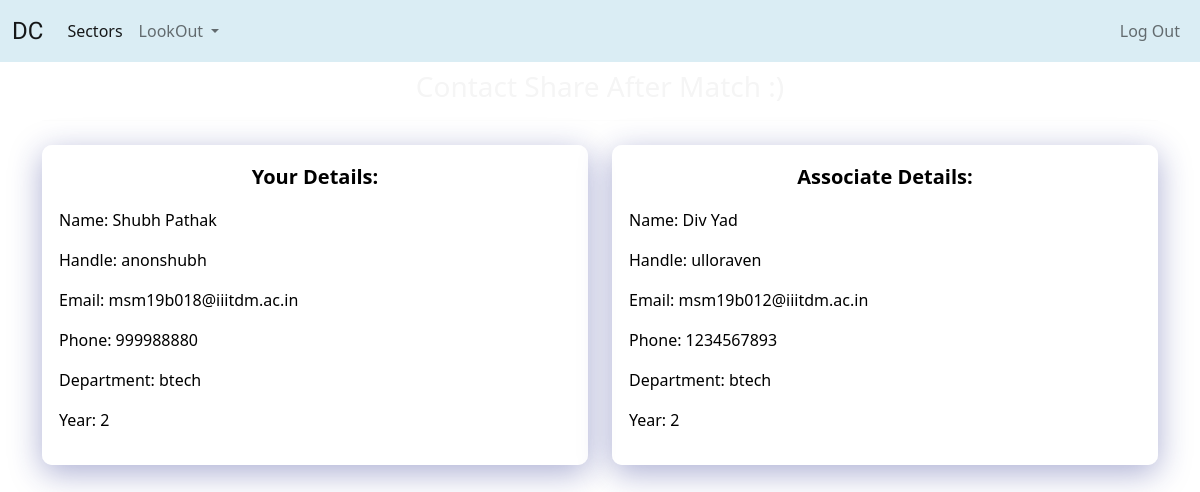
Page /view-contact-receiver/7/ulloraven/ (signed in) on the committed database.
### profiles/models.py (models this page shows, shortened)
class User(AbstractUser):
    pass

class UserInfo(models.Model):
    user = models.OneToOneField(User,on_delete=models.CASCADE,related_name='info')
    age = models.PositiveIntegerField()
    gender = models.CharField(max_length=10)
    phone = models.CharField(max_length=10,unique=True)
    department = models.CharField(max_length=56)
    year = models.IntegerField()
    created_at = models.DateTimeField(auto_now=True)
    modified_at = models.DateTimeField(auto_now_add=True)
    is_restricted = models.BooleanField(default=False)

### connect/views.py (the view)
# urls.py: path('view-contact-receiver/<int:id>/<str:username>/',views.view_contact_after_match_receiver,name='view-contact-receiver'),
@login_required
def view_contact_after_match_receiver(request,id,username):
    req_obj = get_object_or_404(Request,pk=id)
    user_obj = get_object_or_404(User,username=username)
    if req_obj.deleted:
        raise PermissionDenied()
    if (request.user.info.year != 1):
        if (req_obj.is_first_year_req):
            raise PermissionDenied()
    if (request.user.info.year == 1):
        if not (req_obj.is_first_year_req):
            raise PermissionDenied()
    if(req_obj.match_with_same_gender):
        if(request.user.info.gender != req_obj.requester.info.gender):
            raise PermissionDenied()
    final_req_obj,created1 = FinalMatchingRequest.objects.get_or_create(request=req_obj)
    final_req_users = final_req_obj.final_req_users.all()
    if not (user_obj in final_req_users):
        messages.error(request,"You have Not Matched!")
        raise PermissionDenied()
    context = {
        'requester':user_obj,
        'requesting':request.user
    }
    return render(request,'connect/contact-sharing.html',context=context)

### connect/templates/connect/contact-sharing.html
{% extends 'base.html' %}
{% block content %}
<h3 class="text-center mt-2">Contact Share After Match :)</h3>
<hr>
<div class="row">
    <div class="col-lg-6 col-sm-12 my-2">
        <div class="card glass-container">
            <div class="card-body">
             <p class="lead text-center fw-bolder card-blackcolor">Your Details:</p>
             <p class="card-blackcolor">Name: {{requesting.first_name}} {{requesting.last_name}}</p>
             <p class="card-blackcolor">Handle: {{requesting.username}}</p>
             <p class="card-blackcolor">Email: {{requesting.email}}</p>
             <p class="card-blackcolor">Phone: {{requesting.info.phone}}</p>
             <p class="card-blackcolor">Department: {{requesting.info.department}}</p>
             <p class="card-blackcolor">Year: {{requesting.info.year}}</p>
            </div>
          </div>
    </div>
    <div class="col-lg-6 col-sm-12 my-2">
        <div class="card glass-container">
            <div class="card-body">
            <p class="lead text-center fw-bolder card-blackcolor">Associate Details:</p>
            <p class="card-blackcolor">Name: {{requester.first_name}} {{requester.last_name}}</p>
            <p class="card-blackcolor">Handle: {{requester.username}}</p>
            <p class="card-blackcolor">Email: {{requester.email}}</p>
            <p class="card-blackcolor">Phone: {{requester.info.phone}}</p>
            <p class="card-blackcolor">Department: {{requester.info.department}}</p>
            <p class="card-blackcolor">Year: {{requester.info.year}}</p>
            </div>
          </div>
    </div>
</div>
{% endblock %}

### static/css/style.css (style rules this page uses)
* { margin: 0; padding: 0; border: 0; font-size: 100%; box-sizing: border-box; color: whitesmoke; }
body { background-image: url('https://ik.imagekit.io/oyjag5asj/image_3mP0GSYNY.jpg'); background-repeat: no-repeat; background-size: cover; background-attachment: fixed; }
.glass-container { background: rgba(255, 255, 255, 0.657); box-shadow: 0 8px 32px 0 rgba( 31, 38, 135, 0.37 ); border-radius: 10px; border: 1px solid rgba( 255, 255, 255, 0.18 ); }
.card-blackcolor { color: black; }

### rows in the picture
User: first_name "Shubh", last_name "Pathak", username "anonshubh", email "msm19b018@iiitdm.ac.in", info.phone "999988880", info.department "btech", info.year "2"
User: first_name "Div", last_name "Yad", username "ulloraven", email "msm19b012@iiitdm.ac.in", info.phone "1234567893", info.department "btech", info.year "2"
